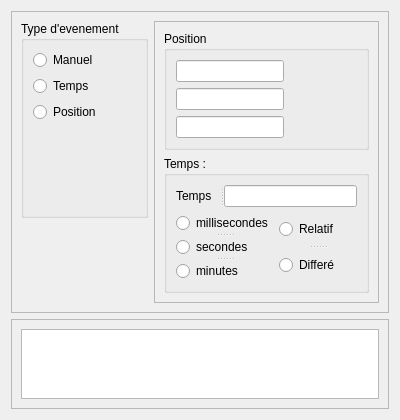
<?xml version="1.0" encoding="UTF-8"?>
<ui version="4.0">
 <class>eventEdit</class>
 <widget class="QDialog" name="eventEdit">
  <property name="geometry">
   <rect>
    <x>0</x>
    <y>0</y>
    <width>400</width>
    <height>330</height>
   </rect>
  </property>
  <property name="windowTitle">
   <string>Dialog</string>
  </property>
  <layout class="QGridLayout" name="gridLayout_2">
   <item row="3" column="0" colspan="2">
    <widget class="QFrame" name="frame_2">
     <property name="frameShape">
      <enum>QFrame::StyledPanel</enum>
     </property>
     <property name="frameShadow">
      <enum>QFrame::Raised</enum>
     </property>
     <layout class="QGridLayout" name="gridLayout">
      <item row="0" column="0">
       <widget class="QListView" name="listView"/>
      </item>
     </layout>
    </widget>
   </item>
   <item row="0" column="0" rowspan="2" colspan="2">
    <widget class="QFrame" name="frame">
     <property name="frameShape">
      <enum>QFrame::StyledPanel</enum>
     </property>
     <property name="frameShadow">
      <enum>QFrame::Raised</enum>
     </property>
     <layout class="QFormLayout" name="formLayout">
      <item row="1" column="0">
       <widget class="QGroupBox" name="grpType">
        <property name="title">
         <string>Type d'evenement</string>
        </property>
        <layout class="QFormLayout" name="formLayout_2">
         <item row="0" column="0">
          <widget class="QRadioButton" name="rdbManuel">
           <property name="text">
            <string>Manuel</string>
           </property>
          </widget>
         </item>
         <item row="1" column="0">
          <widget class="QRadioButton" name="rdbTime">
           <property name="text">
            <string>Temps</string>
           </property>
          </widget>
         </item>
         <item row="2" column="0">
          <widget class="QRadioButton" name="rdbPos">
           <property name="text">
            <string>Position</string>
           </property>
          </widget>
         </item>
        </layout>
       </widget>
      </item>
      <item row="1" column="1">
       <widget class="QFrame" name="frame_3">
        <property name="frameShape">
         <enum>QFrame::StyledPanel</enum>
        </property>
        <property name="frameShadow">
         <enum>QFrame::Raised</enum>
        </property>
        <layout class="QVBoxLayout" name="verticalLayout">
         <item>
          <widget class="QGroupBox" name="groupBox_2">
           <property name="title">
            <string>Position</string>
           </property>
           <layout class="QFormLayout" name="formLayout_3">
            <item row="0" column="0">
             <widget class="QLineEdit" name="lineEdit_3"/>
            </item>
            <item row="1" column="0">
             <widget class="QLineEdit" name="lineEdit_4"/>
            </item>
            <item row="2" column="0">
             <widget class="QLineEdit" name="lineEdit_2"/>
            </item>
           </layout>
          </widget>
         </item>
         <item>
          <widget class="QGroupBox" name="groupBox">
           <property name="enabled">
            <bool>true</bool>
           </property>
           <property name="title">
            <string>Temps :</string>
           </property>
           <layout class="QFormLayout" name="formLayout_4">
            <item row="0" column="0" colspan="2">
             <widget class="QSplitter" name="splitter">
              <property name="orientation">
               <enum>Qt::Horizontal</enum>
              </property>
              <widget class="QLabel" name="label">
               <property name="text">
                <string>Temps</string>
               </property>
              </widget>
              <widget class="QLineEdit" name="lineEdit">
               <property name="inputMask">
                <string>ddddddddd</string>
               </property>
              </widget>
             </widget>
            </item>
            <item row="1" column="0">
             <widget class="QSplitter" name="splitter_2">
              <property name="orientation">
               <enum>Qt::Vertical</enum>
              </property>
              <widget class="QRadioButton" name="radioButton">
               <property name="text">
                <string>millisecondes</string>
               </property>
              </widget>
              <widget class="QRadioButton" name="radioButton_2">
               <property name="text">
                <string>secondes</string>
               </property>
              </widget>
              <widget class="QRadioButton" name="radioButton_3">
               <property name="text">
                <string>minutes</string>
               </property>
              </widget>
             </widget>
            </item>
            <item row="1" column="1">
             <widget class="QSplitter" name="splitter_3">
              <property name="orientation">
               <enum>Qt::Vertical</enum>
              </property>
              <widget class="QRadioButton" name="radioButton_4">
               <property name="text">
                <string>Relatif</string>
               </property>
              </widget>
              <widget class="QRadioButton" name="radioButton_5">
               <property name="text">
                <string>Differé</string>
               </property>
              </widget>
             </widget>
            </item>
           </layout>
          </widget>
         </item>
        </layout>
       </widget>
      </item>
     </layout>
    </widget>
   </item>
  </layout>
 </widget>
 <resources/>
 <connections/>
</ui>
